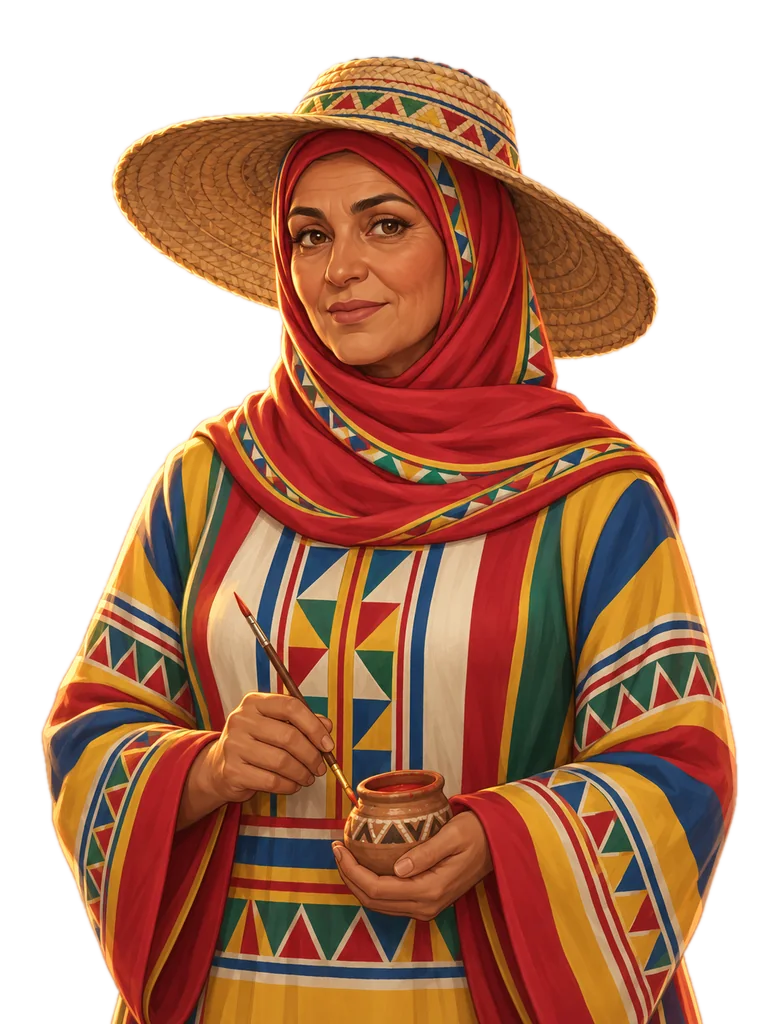
#> input picture assets/art/story/aisha_neutral.webp, 768 x 1024 px, given in place of noura_neutral.webp, which was not available
$ python make_avatars.py
#> lines starting #> are read from the running program, lines starting #| are printed output that depends on the picture; pictures that were not available may be replaced by others from this repository, and a replacement may not be noted
"""Round order-strip avatars cropped from the painted story portraits, so customers match the story cast.

Finds the top of the head in public/assets/art/story/<id>_neutral.webp, crops a square around the face and writes
public/assets/art/avatars/<id>.webp (256x256, transparent). Re-run after a neutral portrait changes.

    python3 tools/art/make_avatars.py
"""
import os

from PIL import Image

ROOT = os.path.join(os.path.dirname(__file__), '..', '..', 'public', 'assets', 'art')
CAST = ['noura', 'faisal', 'tariq', 'lama', 'sultan']
SIZE, CROP = 256, 340  # output size; crop side in the 768x1024 portrait (about one head and shoulders)


def opaque(band):
    return max(band.getextrema()) > 200


def avatar(cid):
#> called with cid = 'noura'
    im = Image.open(os.path.join(ROOT, 'story', f'{cid}_neutral.webp')).convert('RGBA')
#> im is the input picture: PIL image 768x1024 RGBA; mean R, G, B, A 178.3, 125.3, 95.8, 160.8
    alpha = im.getchannel('A')
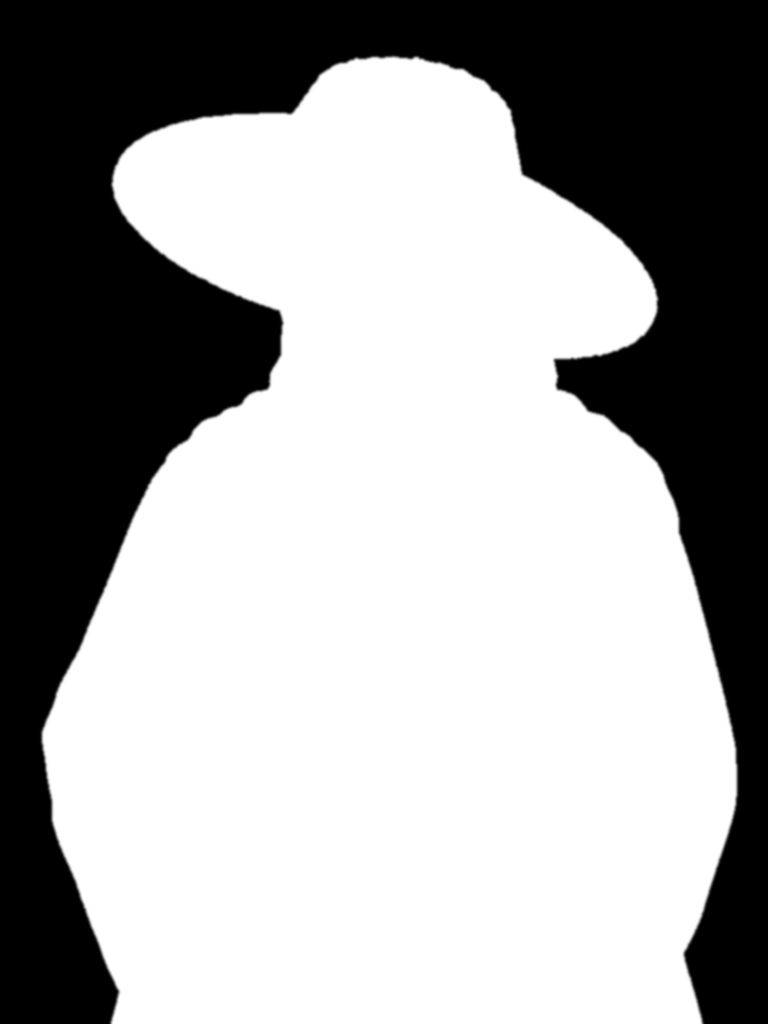
#> alpha: PIL image 768x1024 L; min 0, max 255, mean 160.8
    w, h = im.size
#> w = 768; h = 1024
    top = next(y for y in range(h) if opaque(alpha.crop((0, y, w, y + 1))))
#> top = 58
    band = alpha.crop((0, top, w, top + 260))
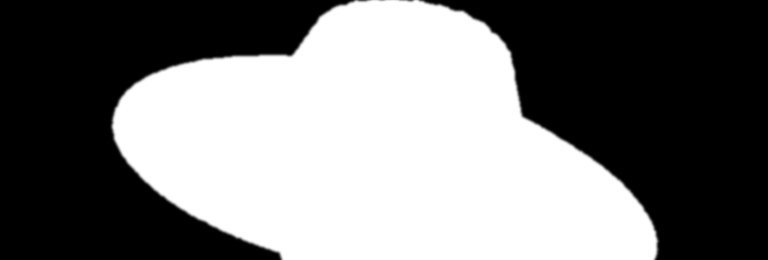
#> band: PIL image 768x260 L; min 0, max 255, mean 122.4
    cols = [x for x in range(w) if opaque(band.crop((x, 0, x + 1, band.height)))]
#> cols = 544 values from 113 to 656
    cx = (cols[0] + cols[-1]) // 2
#> cx = 384
    y0 = max(0, top - 24)
#> y0 = 34
    face = im.crop((cx - CROP // 2, y0, cx + CROP // 2, y0 + CROP)).resize((SIZE, SIZE), Image.LANCZOS)
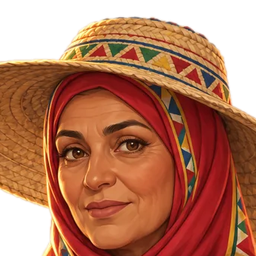
#> face: PIL image 256x256 RGBA; mean R, G, B, A 127.7, 66.9, 40.5, 199.2; transparent parts drawn white
    os.makedirs(os.path.join(ROOT, 'avatars'), exist_ok=True)
    face.save(os.path.join(ROOT, 'avatars', f'{cid}.webp'), 'WEBP', quality=84, method=6, alpha_quality=90)


if __name__ == '__main__':
    for cid in CAST:
        avatar(cid)
#> pass 2 of the loop `for cid in CAST:`:
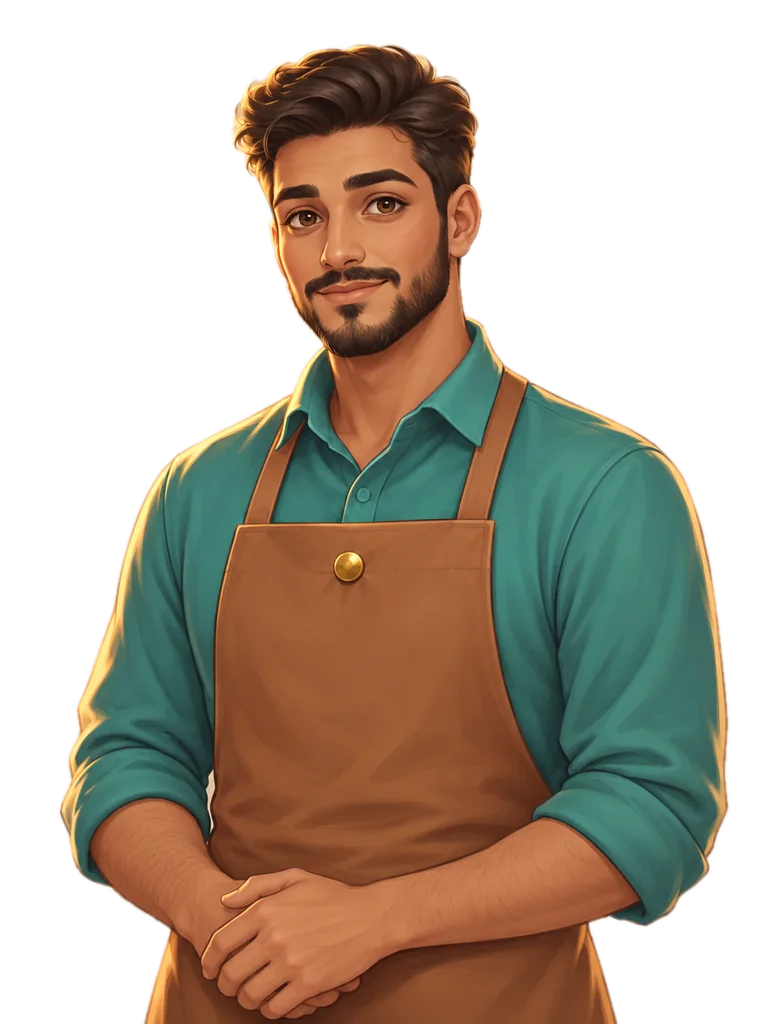
#> input picture assets/art/story/faisal_neutral.webp, 768 x 1024 px, found by its file name
#> in avatar, im is the input picture: PIL image 768x1024 RGBA; mean R, G, B, A 168.4, 142.8, 116.3, 136.6
#> top = 46
#> in avatar (call 2), `band = alpha.crop((0, top, w, top + 260))`:
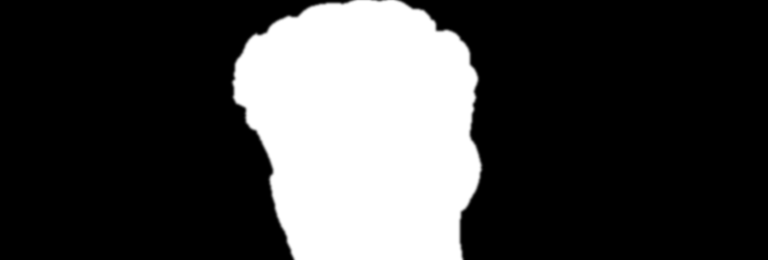
#> band: PIL image 768x260 L; min 0, max 255, mean 66.4
#> cols = 246 values from 234 to 479
#> cx = 356
#> y0 = 22
#> in avatar (call 2), `face = im.crop((cx - CROP // 2, y0, cx + CROP // 2, y0 + CROP)).resize..`:
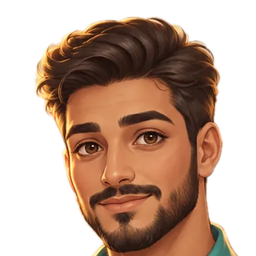
#> face: PIL image 256x256 RGBA; mean R, G, B, A 78.8, 50.8, 34.3, 136.2; transparent parts drawn white
    print('avatars:', ', '.join(CAST))
